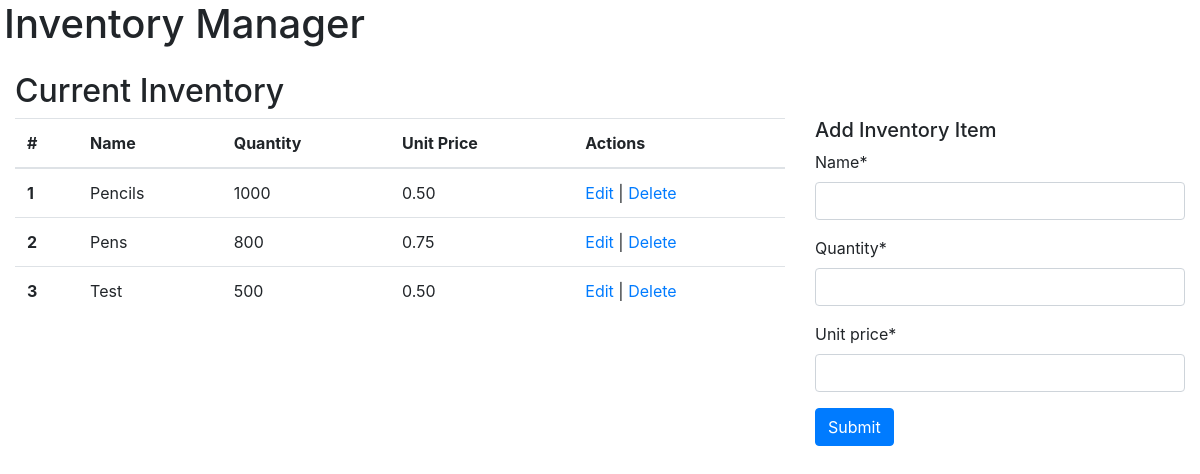
Before: / with the older database file.
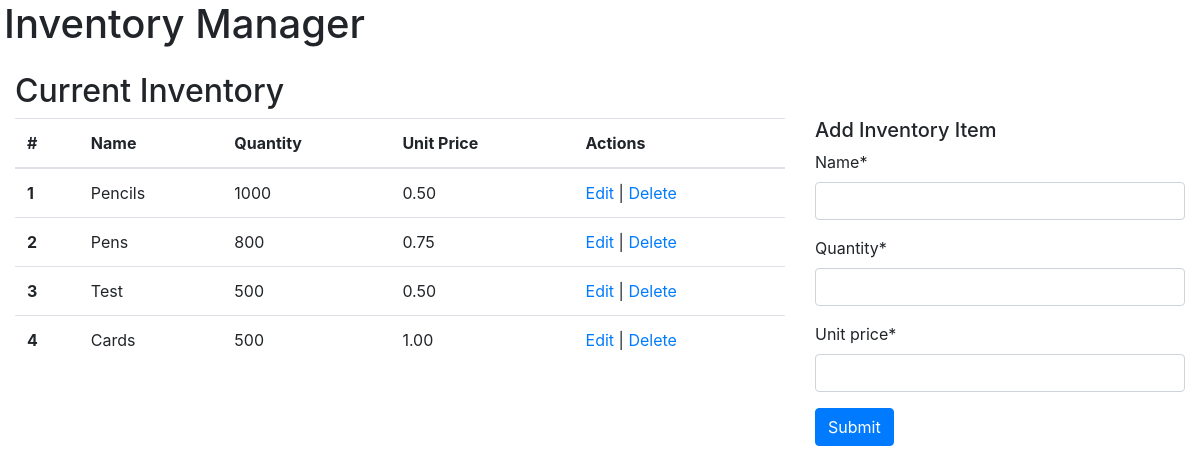
After: the same page with the newer database file.
### home/models.py (models this page shows, shortened)
class Inventory(models.Model):
    name = models.CharField(max_length=254)
    quantity = models.IntegerField()
    unit_price = models.DecimalField(max_digits=6, decimal_places=2)
    deleted = models.BooleanField(default=False)
    delete_comment = models.CharField(max_length=254, null=True, blank=True)
    class Meta:
        verbose_name_plural = "Inventory"

### home/views.py (the view)
# urls.py: path("", views.home, name="home"),
def home(request):
    inventory = Inventory.objects.filter(deleted=False)
    del_items = Inventory.objects.filter(deleted=True)
    inventory_form = InventoryForm()
    template = 'home/index.html'
    context = {
        'inventory': inventory,
        'del_items': del_items,
        'inventory_form': inventory_form,
    }
    return render(request, template, context)

### home/forms.py
class InventoryForm(forms.ModelForm):
    class Meta:
        model = Inventory
        exclude = ('deleted', 'delete_comment')

### home/templates/home/index.html (shortened to what this page needs)
<!DOCTYPE html>
<html lang="en">
  <head>
    <link
      rel="stylesheet"
      href="https://cdnjs.cloudflare.com/ajax/libs/font-awesome/5.15.3/css/all.min.css"
    />
    <link
      rel="stylesheet"
      href="https://stackpath.bootstrapcdn.com/bootstrap/4.4.1/css/bootstrap.min.css"
    />
  </head>
  <body>
    {% load crispy_forms_tags %}
    <div class="container-fluid">
      <div class="row mb-3 pl-1">
        <h1>Inventory Manager</h1>
      </div>
      <div class="row">
        <div class="col-12">
          <h2>Current Inventory</h2>
        </div>
        <div class="col-8">
          <table class="table">
            <thead>
              <tr>
                <th scope="col">#</th>
                <th scope="col">Name</th>
                <th scope="col">Quantity</th>
                <th scope="col">Unit Price</th>
                <th scope="col">Actions</th>
              </tr>
            </thead>
            <tbody>
              {% for item in inventory %}
              <tr>
                <th scope="row">{{ item.id }}</th>
                <td>{{ item.name }}</td>
                <td>{{ item.quantity }}</td>
                <td>{{ item.unit_price }}</td>
                <td>
                  <a href="{% url 'edit_inventory' item.id %}">Edit</a> |
                  <a href="{% url 'delete_inventory' item.id %}">Delete</a>
                </td>
              </tr>
              {% endfor %}
            </tbody>
          </table>
        </div>
        <div class="col-4">
          <h5>Add Inventory Item</h5>
          <form action="{% url 'add_inventory' %}" method="post">
            {% csrf_token %} {{ inventory_form|crispy }}
            <button type="submit" class="btn btn-primary">Submit</button>
          </form>
        </div>
      </div>
    </div>
  </body>
</html>

Changed rows visible on the page:
added Inventory: id "4", name "Cards", quantity "500", unit_price "1.00"
